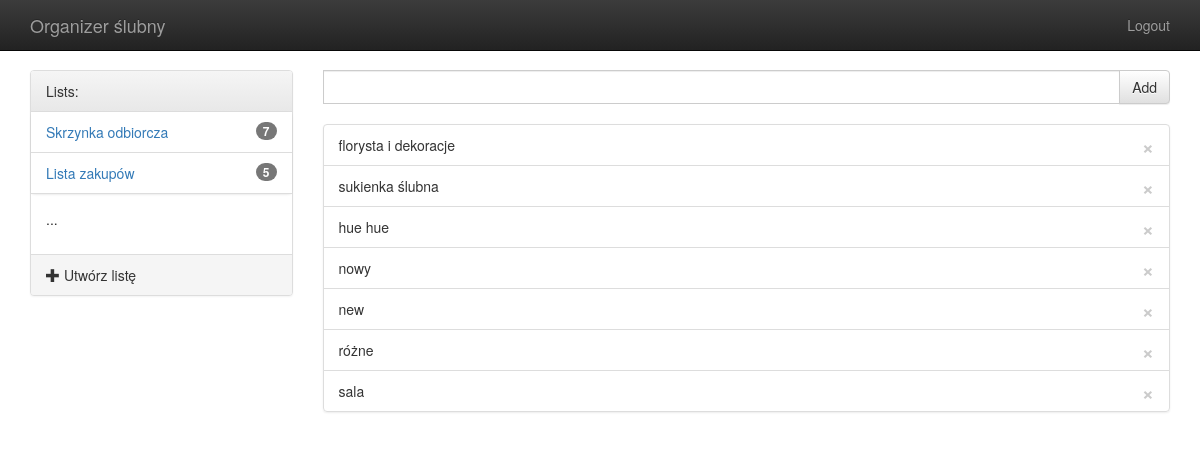
Before: /ui/home (signed in) with the older database file.
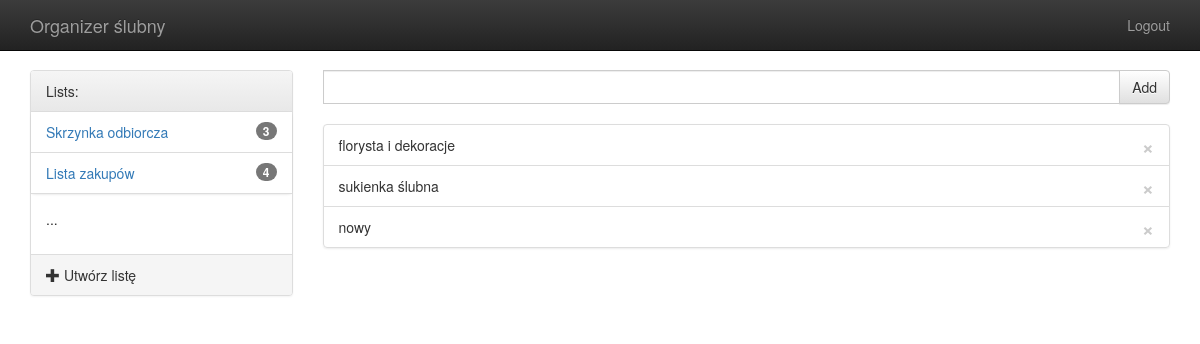
After: the same page with the newer database file.
### website/models.py (models this page shows, shortened)
class List(models.Model):
    user = models.ForeignKey(User, related_name="owner", on_delete=models.CASCADE)
    date = models.DateTimeField(auto_now_add=True)
    date = models.DateTimeField(auto_now=True)
    name = models.CharField(max_length=300, default="your list")

class Item(models.Model):
    text = models.CharField(max_length=300, default="", verbose_name="")
    date = models.DateTimeField(auto_now=True)
    list = models.ForeignKey(List, on_delete=models.CASCADE, related_name="table_items")
    marked = models.BooleanField(default=True)

### ui/views.py (the view)
# urls.py: 2. Add a URL to urlpatterns:  path('', views.home, name='home')
@login_required
def home(request):
    return open_list(request, 1)

### ui/forms.py
class AddItemForm(ModelForm):
    class Meta:
        model = Item
        exclude = ('date', 'marked', 'list')

### ui/views.py (called while the page is built)
@login_required
def open_list(request, list_id):
    form = AddItemForm()
    return  render(request, "ui/home.html",
                   {
                       'items': Item.objects.filter(list_id=list_id),
                       'count': Item.objects.filter(list_id=list_id).count(),
                       'lists': List.objects.all(),
                       'addItemForm' : form,
                       'list_id': list_id
                    })

### templates/ui/home.html (shortened to what this page needs)
{% extends "base.html" %}
{% load crispy_forms_tags %}
{% block content %}
<div class="row content">
    <div class="col-sm-3 sidenav btn-group-vertical">
        <div class="panel panel-default">
            <div class="panel-heading">
                Lists:
            </div>
            <ul class="list-group">
                {% for l in lists %}
                <li class="list-group-item">
                    <a href="{% url 'list_page' list_id=l.id %}">{{ l.name }}</a>
                    <span class="badge badge-default badge-pill">{{ l.table_items.count}}</span>
                </li>
                {% endfor %}
            </ul>
            <div class="panel-body">
                <p>...</p>
            </div>
            <div class="panel-footer onhover">
                <div data-toggle="modal" data-target="#myModal">
                    <span class="glyphicon glyphicon-plus" aria-hidden="true"></span>
                    Utwórz listę
                </div>
            </div>
        </div>
    </div>
    <div class="col-sm-9">
        <form method="POST" action="{% url 'add_item' list_id=list_id %}">
            <div class="input-group">
                {{ addItemForm | crispy }}
                <span class="input-group-btn">
                    <button class="btn btn-default" name="addItem" type="submit">Add</button>
                </span>
            </div>
        </form>
<br>
        <ul class="list-group">
            {% for i in items %}
            <li class="list-group-item">
                {{i.text}}
                <form method="POST" action="{% url 'delete_item' i.id list_id %}" style="display:inline">
                    <button type="submit" class="close" aria-label="Close">
                        <span aria-hidden="true">&times;</span>
                    </button>
                </form>
            </li>
            {% endfor %}
        </ul>
    </div>
</div>
{% endblock %}

Changed rows visible on the page:
removed Item: text "hue hue"
removed Item: text "new"
removed Item: text "różne"
removed Item: text "sala"
computed for List "Skrzynka odbiorcza": table_items.count "7" → "3"
computed for List "Lista zakupów": table_items.count "5" → "4"
